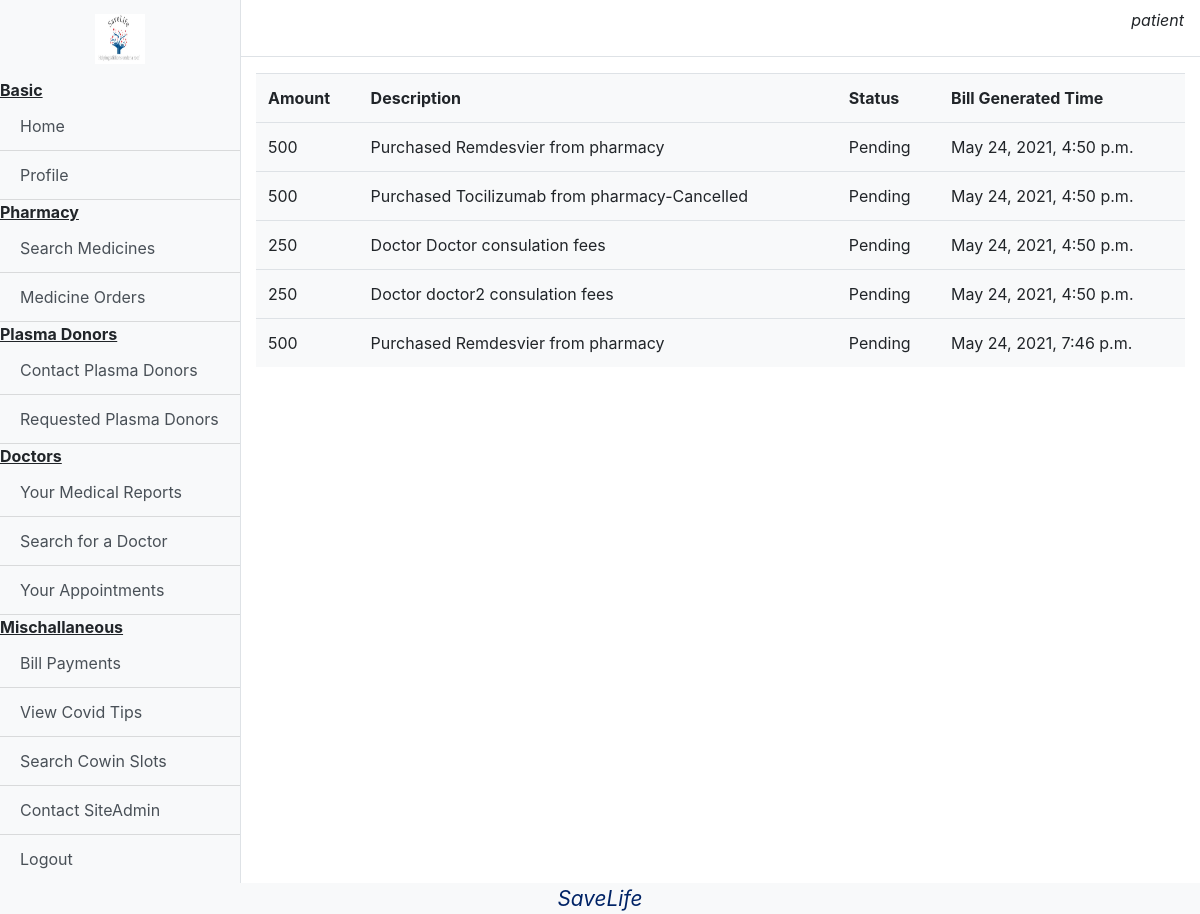
The app's page /patient/yourBill (signed in) with its own data.
### base/models.py (models this page shows, shortened)
class User(AbstractUser):
    type = models.CharField(max_length=10,choices=(("Patient","Patient"),("Doctor","Doctor"),("Donor","Donor"),("Pharmacy","Pharmacy")))

### patient/models.py (models this page shows)
class Bill(models.Model):
    amount = models.IntegerField()
    description = models.CharField(max_length=2048)
    user = models.ForeignKey(User,on_delete=models.CASCADE)
    status = models.CharField(max_length=10,choices=(("Paid","Paid"),("Pending","Pending")),default="Pending")
    added_at = models.DateTimeField(auto_now_add=True)

### patient/views.py (the view)
# urls.py: path('yourBill',views.yourBill,name="yourBill"),
def yourBill(request):
    if request.user.type!="Patient":
        storage = messages.get_messages(request)
        storage.used = True
        messages.info(request,'Not Allowed. Please Re-Login')
        return redirect('/')
    bill = Bill.objects.filter(user=request.user)
    return render(request,"Patient/bill.html",{'bill':bill})

### templates/Patient/bill.html (shortened to what this page needs)
{%extends "Patient/dashboard.html"%}
{%load static%}
{%block content%}
<link rel="stylesheet" href="{% static 'css/home.css'%}">
<table class="table bg-light">
    <tr>
        <th>Amount</th>
        <th>Description</th>
        <th>Status</th>
        <th>Bill Generated Time</th>
    </tr>
    {%for item in bill%}
    <tr>
        <td>{{item.amount}}</td>
        <td>{{item.description}}</td>
        <td>{{item.status}}</td>
        <td>{{item.added_at}}</td>
    </tr>
    {%endfor%}
</table>
{%endblock%}

### templates/Patient/dashboard.html (shortened to what this page needs)
{%load static%}
{% load google_translate %}
<!DOCTYPE html>
<html lang="en">
<head>
    <link rel="stylesheet" href="https://cdn.jsdelivr.net/npm/bootstrap@4.5.3/dist/css/bootstrap.min.css">
    <link rel="stylesheet" href="{% static 'css/dashboard.css' %}">
</head>
<body>
  <div class="d-flex" id="wrapper">
    <div class="bg-light border-right" id="sidebar-wrapper">
      <div class="sidebar-heading"><center><img src="{% static 'images/logo.jpg' %}" width="50px" height="50px"></center></div>
      <div class="list-group list-group-flush">
        <b><u>Basic</u></b>
        <a href="/dashboard" class="list-group-item list-group-item-action bg-light">Home</a>
        <a href="/addProfile" class="list-group-item list-group-item-action bg-light">Profile</a>
        <b><u>Pharmacy</u></b>
        <a href="/patient/searchMedicine" class="list-group-item list-group-item-action bg-light">Search Medicines</a>
        <a href="/patient/yourOrders" class="list-group-item list-group-item-action bg-light">Medicine Orders</a>
        <b><u>Plasma Donors</u></b>
        <a href="/patient/searchDonors" class="list-group-item list-group-item-action bg-light">Contact Plasma Donors</a>
        <a href="/patient/showDonorRequest" class="list-group-item list-group-item-action bg-light">Requested Plasma Donors </a>
        <b><u>Doctors</u></b>
        <a href="/patient/MedicalReport" class="list-group-item list-group-item-action bg-light">Your Medical Reports</a>
        <a href="/patient/viewDoctor" class="list-group-item list-group-item-action bg-light">Search for a Doctor</a>
        <a href="/patient/viewAppointment" class="list-group-item list-group-item-action bg-light">Your Appointments</a>
        <b><u> Mischallaneous</u></b>
        <a href="/patient/yourBill" class="list-group-item list-group-item-action bg-light">Bill Payments</a>
        <a href="/covidTips" class="list-group-item list-group-item-action bg-light">View Covid Tips</a>
        <a href="/cowinSlot" class="list-group-item list-group-item-action bg-light">Search Cowin Slots</a>
        <a href="/contactAdmin" class="list-group-item list-group-item-action bg-light">Contact SiteAdmin</a>
        <a href="/logout" class="list-group-item list-group-item-action bg-light">Logout</a>
      </div>
    </div>
    <div id="page-content-wrapper">
      <nav class="navbar navbar-expand-lg navbar-light bg-transparent border-bottom">
        <button class="btn btn-link" id="menu-toggle"></button>
        <p class="justify-content-end ml-auto" style="font-style: oblique;">{% google_translate type='vertical' language='en' %} {{request.user.username}}</p>
      </nav>
      <div class="container-fluid">
            {%block content%}
            {%endblock%}
      </div>
    </div>
  </div>
  <div class="footer obq bg-light">
    SaveLife
</div>
</body>
</html>

### static/css/dashboard.css (style rules this page uses)
#wrapper { overflow-x: hidden; }
#sidebar-wrapper { min-height: 100vh; margin-left: -15rem; -webkit-transition: margin .25s ease-out; -moz-transition: margin .25s ease-out; -o-transition: margin .25s ease-out; transition: margin .25s ease-out; }
.footer { font-weight: 400; font-size: 1.3em; left: 0; bottom: 0; width: 100%; color: #002366; text-align: center; }
#sidebar-wrapper .sidebar-heading { padding: 0.875rem 1.25rem; font-size: 1.2rem; }
#sidebar-wrapper .list-group { width: 15rem; }
#page-content-wrapper { min-width: 100vw; }
@media (min-width: 768px) { #sidebar-wrapper { margin-left: 0; } }
@media (min-width: 768px) { #page-content-wrapper { min-width: 0; width: 100%; } }
.obq { font-style: oblique; font-size: 1.5em; text-align:center; }

### static/css/home.css (style rules this page uses)
.footer { text-align: center; }
.footer { font-weight: 400; font-size: 1.3em; left: 0; bottom: 0; width: 100%; color: #002366; text-align: center; }

### records on screen
User: user.username "patient"
Bill: amount "500", description "Purchased Remdesvier from pharmacy", status "Pending", added_at "May 24, 2021, 4:50 p.m."
Bill: amount "500", description "Purchased Tocilizumab from pharmacy-Cancelled", status "Pending", added_at "May 24, 2021, 4:50 p.m."
Bill: amount "250", description "Doctor Doctor consulation fees", status "Pending", added_at "May 24, 2021, 4:50 p.m."
Bill: amount "250", description "Doctor doctor2 consulation fees", status "Pending", added_at "May 24, 2021, 4:50 p.m."
Bill: amount "500", description "Purchased Remdesvier from pharmacy", status "Pending", added_at "May 24, 2021, 7:46 p.m."
